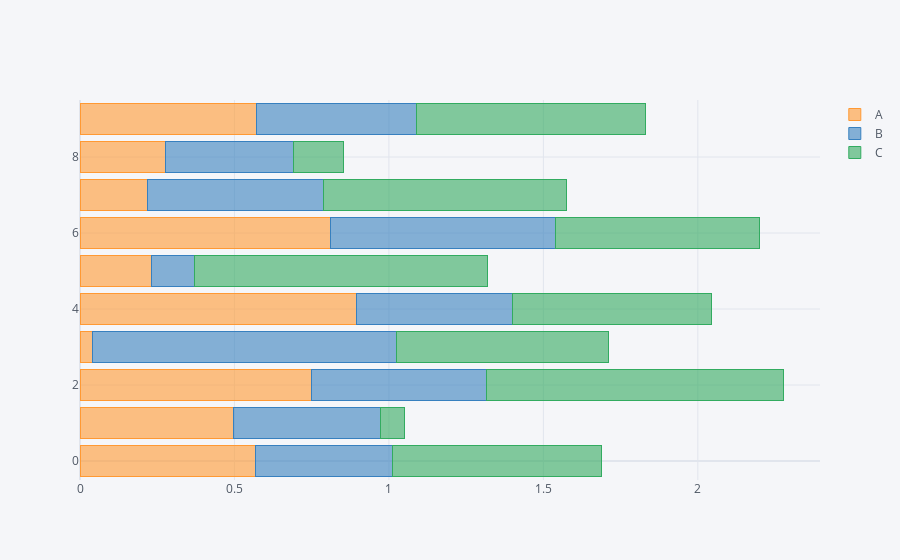

Notebook cell for this chart:
### Code cell
df.iplot(kind='barh', barmode='stack')

### Figure 1 — Plotly figure (JSON) as saved in the notebook; plotly's stock layout.template omitted (floating-point values rounded to 4 significant figures)
{"data": [{"marker": {"color": "rgba(255, 153, 51, 0.6)", "line": {"color": "rgba(255, 153, 51, 1.0)", "width": 1}}, "name": "A", "orientation": "h", "text": "", "type": "bar", "x": [0.569, 0.4957, 0.75, 0.03981, 0.8942, 0.2323, 0.8116, 0.2199, 0.2762, 0.5728], "y": [0, 1, 2, 3, 4, 5, 6, 7, 8, 9]}, {"marker": {"color": "rgba(55, 128, 191, 0.6)", "line": {"color": "rgba(55, 128, 191, 1.0)", "width": 1}}, "name": "B", "orientation": "h", "text": "", "type": "bar", "x": [0.4416, 0.4777, 0.5662, 0.9845, 0.5055, 0.1367, 0.7285, 0.5674, 0.4143, 0.5165], "y": [0, 1, 2, 3, 4, 5, 6, 7, 8, 9]}, {"marker": {"color": "rgba(50, 171, 96, 0.6)", "line": {"color": "rgba(50, 171, 96, 1.0)", "width": 1}}, "name": "C", "orientation": "h", "text": "", "type": "bar", "x": [0.6776, 0.07653, 0.9595, 0.6862, 0.6452, 0.9502, 0.658, 0.7862, 0.1616, 0.7425], "y": [0, 1, 2, 3, 4, 5, 6, 7, 8, 9]}], "layout": {"barmode": "stack", "legend": {"bgcolor": "#F5F6F9", "font": {"color": "#4D5663"}, "traceorder": "normal"}, "paper_bgcolor": "#F5F6F9", "plot_bgcolor": "#F5F6F9", "title": {"font": {"color": "#4D5663"}}, "xaxis": {"gridcolor": "#E1E5ED", "showgrid": true, "tickfont": {"color": "#4D5663"}, "title": {"font": {"color": "#4D5663"}, "text": ""}, "zerolinecolor": "#E1E5ED"}, "yaxis": {"gridcolor": "#E1E5ED", "showgrid": true, "tickfont": {"color": "#4D5663"}, "title": {"font": {"color": "#4D5663"}, "text": ""}, "zerolinecolor": "#E1E5ED"}}}
